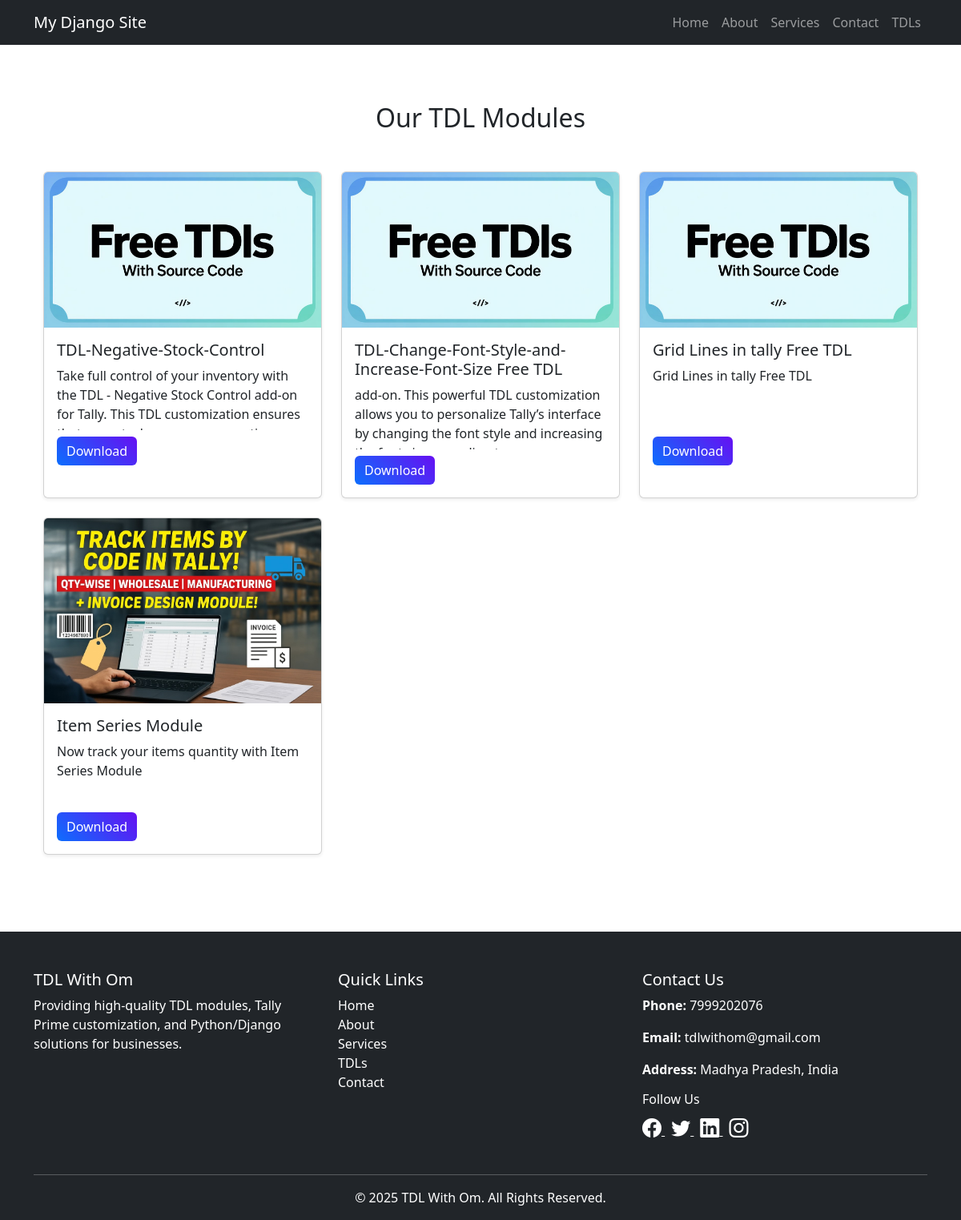
Screenshot of /tdls/ with the database file from the repository.
### fileapp/models.py (models this page shows, shortened)
class UploadedFile(models.Model):
    CATEGORY_CHOICES = (
        ('TDL', 'TDL'),
        ('Other', 'Other'),
    )
    title = models.CharField(max_length=200)
    description = models.TextField(blank=True, null=True)
    image = models.ImageField(upload_to="file_images/", blank=True, null=True)
    file = models.FileField(upload_to="files/")
    category = models.CharField(max_length=50, choices=CATEGORY_CHOICES, default='Other')
    uploaded_at = models.DateTimeField(auto_now_add=True)

### fileapp/views.py (the view)
# urls.py: path('tdls/', views.tdls, name='tdls'),
def tdls(request):
    tdl_files = UploadedFile.objects.filter(category="TDL").order_by('-uploaded_at')
    return render(request, "fileapp/tdls.html", {"tdl_files": tdl_files})

### fileapp/templates/fileapp/tdls.html (shortened to what this page needs)
{% extends "fileapp/base.html" %}
{% load static %}
{% block content %}
<section class="container py-5">
    <h2 class="mb-5 text-center" data-aos="fade-up">Our TDL Modules</h2>
    <div class="row g-4">
        {% for file in tdl_files %}
        <div class="col-md-4" data-aos="fade-up" data-aos-delay="{{ forloop.counter0|add:'100' }}">
            <div class="card h-100 shadow-sm tdl-card">
                {% if file.image %}
                <img src="{{ file.image.url }}" class="card-img-top" alt="{{ file.title }}">
                {% endif %}
                <div class="card-body">
                    <h5 class="card-title">{{ file.title }}</h5>
                    <div class="card-text description-box">
                        {{ file.description }}
                    </div>
                    <a href="{{ file.file.url }}" class="btn btn-gradient mt-2" download>Download</a>
                </div>
            </div>
        </div>
        {% empty %}
        <p class="text-center">No TDL files uploaded yet.</p>
        {% endfor %}
    </div>
</section>
{% endblock %}

### fileapp/templates/fileapp/base.html (shortened to what this page needs)
<!DOCTYPE html>
<html>
<head>
  <link href="https://cdn.jsdelivr.net/npm/bootstrap@5.3.3/dist/css/bootstrap.min.css" rel="stylesheet">
<link href="https://unpkg.com/aos@2.3.1/dist/aos.css" rel="stylesheet">
</head>
<body>
<nav class="navbar navbar-expand-lg navbar-dark bg-dark">
  <div class="container">
    <a class="navbar-brand" href="/">My Django Site</a>
    <div id="nav" class="collapse navbar-collapse">
      <ul class="navbar-nav ms-auto">
        <li class="nav-item"><a class="nav-link" href="/">Home</a></li>
        <li class="nav-item"><a class="nav-link" href="/about/">About</a></li>
        <li class="nav-item"><a class="nav-link" href="/services/">Services</a></li>
        <li class="nav-item"><a class="nav-link" href="/contact/">Contact</a></li>
        <li class="nav-item"><a class="nav-link" href="/tdls/">TDLs</a></li>
      </ul>
    </div>
  </div>
</nav>
<main class="container my-4">
  {% block content %}{% endblock %}
</main>
<link rel="stylesheet" href="https://cdn.jsdelivr.net/npm/bootstrap-icons@1.10.5/font/bootstrap-icons.css">
<footer class="bg-dark text-white pt-5 pb-3 mt-5">
  <div class="container">
    <div class="row">
      <div class="col-md-4 mb-4">
        <h5>TDL With Om</h5>
        <p>Providing high-quality TDL modules, Tally Prime customization, and Python/Django solutions for businesses.</p>
      </div>
      <div class="col-md-4 mb-4">
        <h5>Quick Links</h5>
        <ul class="list-unstyled">
          <li><a href="/" class="text-white text-decoration-none">Home</a></li>
          <li><a href="/about/" class="text-white text-decoration-none">About</a></li>
          <li><a href="/services/" class="text-white text-decoration-none">Services</a></li>
          <li><a href="/tdls/" class="text-white text-decoration-none">TDLs</a></li>
          <li><a href="/contact/" class="text-white text-decoration-none">Contact</a></li>
        </ul>
      </div>
      <div class="col-md-4 mb-4">
        <h5>Contact Us</h5>
        <p><strong>Phone:</strong> 7999202076</p>
        <p><strong>Email:</strong> tdlwithom@gmail.com</p>
        <p><strong>Address:</strong> Madhya Pradesh, India</p>
        <h6 class="mt-3">Follow Us</h6>
        <a href="https://www.facebook.com/yourprofile" target="_blank" class="text-white me-2">
          <i class="bi bi-facebook fs-4"></i>
        </a>
        <a href="https://twitter.com/yourprofile" target="_blank" class="text-white me-2">
          <i class="bi bi-twitter fs-4"></i>
        </a>
        <a href="https://www.linkedin.com/in/yourprofile" target="_blank" class="text-white me-2">
          <i class="bi bi-linkedin fs-4"></i>
        </a>
        <a href="https://www.instagram.com/@tdlwithom/" target="_blank" class="text-white me-2">
          <i class="bi bi-instagram fs-4"></i>
        </a>
      </div>
    </div>
    <hr class="bg-white">
    <div class="text-center">
      <p class="mb-0">&copy; {% now "Y" %} TDL With Om. All Rights Reserved.</p>
    </div>
  </div>
</footer>
</body>
</html>

### fileapp/templates/fileapp/tdls.html (style rules this page uses)
.description-box { height: 80px; overflow: hidden; text-overflow: ellipsis; display: -webkit-box; -webkit-line-clamp: 4; -webkit-box-orient: vertical; }
.btn-gradient { background: linear-gradient(45deg, #0d6efd, #6610f2); color: #fff; border: none; }

### rows the page displays
UploadedFile: image (picture), title "TDL-Negative-Stock-Control", description "Take full control of your inventory with the TDL - Negative Stock Control add-on for Tally. This TDL customization…"
UploadedFile: image (picture), title "TDL-Change-Font-Style-and-Increase-Font-Size Free TDL", description "add-on. This powerful TDL customization allows you to personalize Tally’s interface by changing the font style and…"
UploadedFile: image (picture), title "Grid Lines in tally Free TDL", description "Grid Lines in tally Free TDL"
UploadedFile: image (picture), title "Item Series Module", description "Now track your items quantity with Item Series Module"
